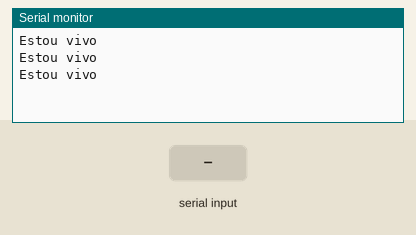
This sketch was run on a simulated ESP32. Shown: the last lines printed to the serial monitor. The test bench sets the inputs (shaded band). WiFi joins after 1.5 s; servers stay silent unless stated.

Above: at 2.8 s.
2.9 s: "w" received over Serial
At 3.4 s:
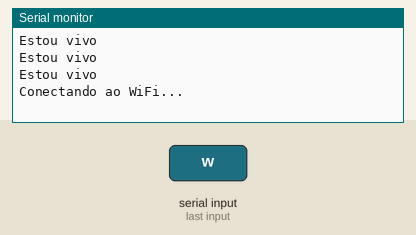
5.0 s: "f" received over Serial
At 5.66 s:
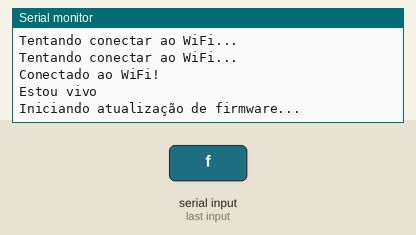

Measured:
- after the input at 2.9 s, the serial monitor: prints a new line after 0.10 s (image 1)
- after the input at 5.0 s, the serial monitor: prints a new line after 0.50 s (image 2)

The sketch:

ota_exemplo.ino
```cpp
#include <WiFi.h>
#include <HTTPClient.h>
#include <Update.h>

//const char* ssid = "FAMÍLIA MATTOS"; // SSID da rede Wi-Fi
//const char* password = "1498877676l"; // Senha da rede Wi-Fi
const char* ssid = "shirou_2GHz"; // SSID da rede Wi-Fi
const char* password = "T@fStor3"; // Senha da rede Wi-Fi

const char* firmware_url = "https://raw.githubusercontent.com/Wesleymattos/ota_test/refs/heads/main/ota_exemplo.ino.bin"; // URL do arquivo binário

bool wifiConnected = false; // Variável para monitorar a conexão Wi-Fi

void setup() {
  Serial.begin(115200); // Inicia a comunicação serial
}


void contarEReiniciar() {
    for (int i = 1; i <= 5; i++) {
        Serial.println(i);  // Imprime o número atual
        delay(1000);        // Espera 1 segundo (1000 milissegundos)
    }
    Serial.println("Reiniciando o ESP32...");
    delay(2000); // Aguarda 2 segundos antes de reiniciar
    esp_restart(); // Reinicia o ESP32
}


void updateFirmware() {
  HTTPClient http;
  http.begin(firmware_url); // URL do firmware hospedado
  int httpCode = http.GET(); // Faz a requisição GET

  // Verifica se a requisição foi bem-sucedida
  if (httpCode == HTTP_CODE_OK) {
    int contentLength = http.getSize(); // Obtém o tamanho do conteúdo
    if (contentLength > 0) {
      bool canBegin = Update.begin(contentLength); // Inicia a atualização
      if (canBegin) {
        WiFiClient *client = http.getStreamPtr(); // Obtém o stream do cliente
        size_t written = Update.writeStream(*client); // Escreve o stream na memória

        // Verifica se a escrita foi completa
        if (written == contentLength) {
          Serial.println("Atualização gravada com sucesso!");
        } else {
          Serial.printf("Falha ao gravar: apenas %d/%d bytes.\n", written, contentLength);
        }

        if (Update.end()) {
          if (Update.isFinished()) {
            Serial.println("Atualização concluída. Reiniciando...");
            contarEReiniciar();
          } else {
            Serial.println("Erro: atualização não foi finalizada.");
          }
        } else {
          Serial.printf("Erro durante a finalização: %s\n", Update.errorString());
        }
      } else {
        Serial.println("Falha ao iniciar a atualização.");
      }
    } else {
      Serial.println("Erro: Conteúdo inválido.");
    }
  } else {
    Serial.printf("Erro HTTP: %d\n", httpCode); // Exibe erro HTTP
  }

  http.end(); // Finaliza a requisição HTTP
}

void connectWiFi() {
  Serial.println("Conectando ao WiFi...");
  WiFi.begin(ssid, password); // Inicia a conexão ao Wi-Fi

  // Aguarda a conexão e verifica o status
  unsigned long startTime = millis();
  while (WiFi.status() != WL_CONNECTED && (millis() - startTime < 100000)) {
    delay(500); // Aguarda meio segundo
    Serial.println("Tentando conectar ao WiFi...");
  }

  if (WiFi.status() == WL_CONNECTED) {
    wifiConnected = true; // Atualiza a variável de conexão
    Serial.println("Conectado ao WiFi!");
  } else {
    Serial.println("Falha ao conectar ao WiFi.");
  }
}

void loop() {
  // Verifica se há dados disponíveis na entrada serial
  if (Serial.available()) {
    char command = Serial.read(); // Lê o caractere recebido

    if (command == 'w') {
      connectWiFi(); // Conecta ao Wi-Fi
    } else if (command == 'f') {
      if (wifiConnected) {
        Serial.println("Iniciando atualização de firmware...");
        updateFirmware(); // Chama a função de atualização de firmware
      } else {
        Serial.println("Não conectado ao WiFi. Conectando...");
        connectWiFi(); // Conecta ao Wi-Fi se não estiver conectado
      }
    } else {
      Serial.println("Comando não reconhecido."); // Mensagem para comandos inválidos
    }
  }

  Serial.println("Estou vivo"); // Indica que o dispositivo está ativo
  delay(1000); // Aguarda um segundo antes de continuar o loop
}
```
